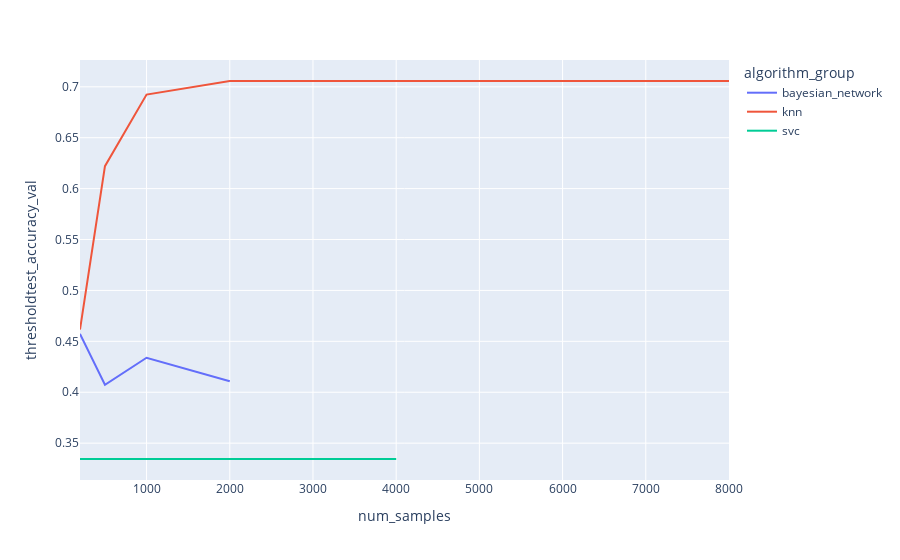

This figure's notebook cell:
### Code cell
d = df.query("dataset_choice == 'eclipse_72k'")
d.sort_values("num_samples",inplace=True)
px.line(d,x="num_samples",y="thresholdtest_accuracy_val",color="algorithm_group").show()
d.sort_values("thresholdtest_accuracy_val",inplace=True,ascending=False)
display(d.head()[["auc_val","thresholdtest_accuracy_val","classifier"]])

### Figure 1 — Plotly figure (JSON) as saved in the notebook; plotly's stock layout.template omitted (floating-point values rounded to 4 significant figures)
{"data": [{"hovertemplate": "algorithm_group=bayesian_network<br>num_samples=%{x}<br>thresholdtest_accuracy_val=%{y}<extra></extra>", "legendgroup": "bayesian_network", "line": {"color": "#636efa", "dash": "solid"}, "marker": {"symbol": "circle"}, "mode": "lines", "name": "bayesian_network", "orientation": "v", "showlegend": true, "type": "scatter", "x": [200, 500, 1000, 2000], "xaxis": "x", "y": [0.4573, 0.4073, 0.4339, 0.4109], "yaxis": "y"}, {"hovertemplate": "algorithm_group=knn<br>num_samples=%{x}<br>thresholdtest_accuracy_val=%{y}<extra></extra>", "legendgroup": "knn", "line": {"color": "#EF553B", "dash": "solid"}, "marker": {"symbol": "circle"}, "mode": "lines", "name": "knn", "orientation": "v", "showlegend": true, "type": "scatter", "x": [200, 500, 1000, 2000, 4000, 8000], "xaxis": "x", "y": [0.4615, 0.6221, 0.6923, 0.7057, 0.7057, 0.7057], "yaxis": "y"}, {"hovertemplate": "algorithm_group=svc<br>num_samples=%{x}<br>thresholdtest_accuracy_val=%{y}<extra></extra>", "legendgroup": "svc", "line": {"color": "#00cc96", "dash": "solid"}, "marker": {"symbol": "circle"}, "mode": "lines", "name": "svc", "orientation": "v", "showlegend": true, "type": "scatter", "x": [200, 500, 1000, 2000, 4000], "xaxis": "x", "y": [0.3344, 0.3344, 0.3344, 0.3344, 0.3344], "yaxis": "y"}], "layout": {"legend": {"title": {"text": "algorithm_group"}, "tracegroupgap": 0}, "margin": {"t": 60}, "xaxis": {"anchor": "y", "domain": [0, 1], "title": {"text": "num_samples"}}, "yaxis": {"anchor": "x", "domain": [0, 1], "title": {"text": "thresholdtest_accuracy_val"}}}}
